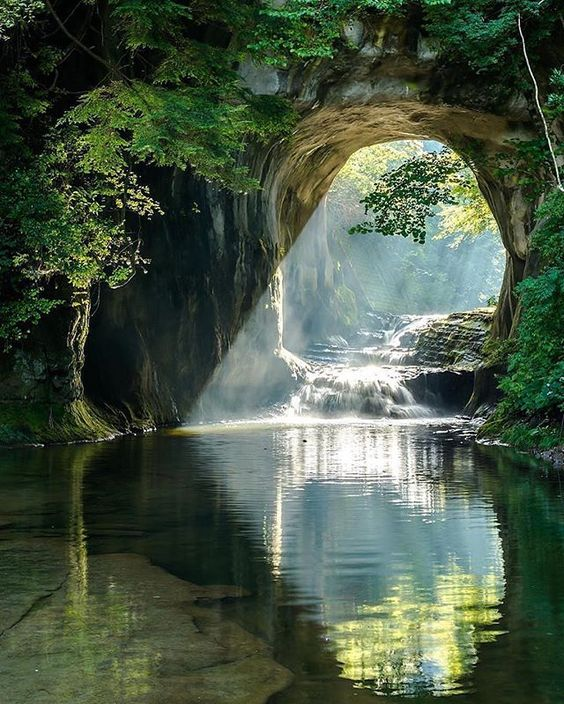
#> input picture nature.jpg, 564 x 704 px
$ python log_transformed.py
#> lines starting #> are read from the running program, lines starting #| are printed output that depends on the picture; after the words box and inside, x2 and y2 are one past the last pixel; in counts of white or black regions, pixels touching at a corner belong together
import cv2
import numpy as np

# Open the image.
img = cv2.imread('nature.jpg')
#> img is the input picture: shape (704, 564, 3); mean B, G, R 68.2, 86.4, 72.1

# Apply log transform.
c = 255/(np.log(1 + np.max(img)))
#> c = 45.99
log_transformed = c * np.log(1 + img)
#> log_transformed: shape (704, 564, 3) float16; 0.33% of the values are NaN or infinite; the others: min 0, max 255, mean 178.6

# Specify the data type.
log_transformed = np.array(log_transformed, dtype = np.uint8)
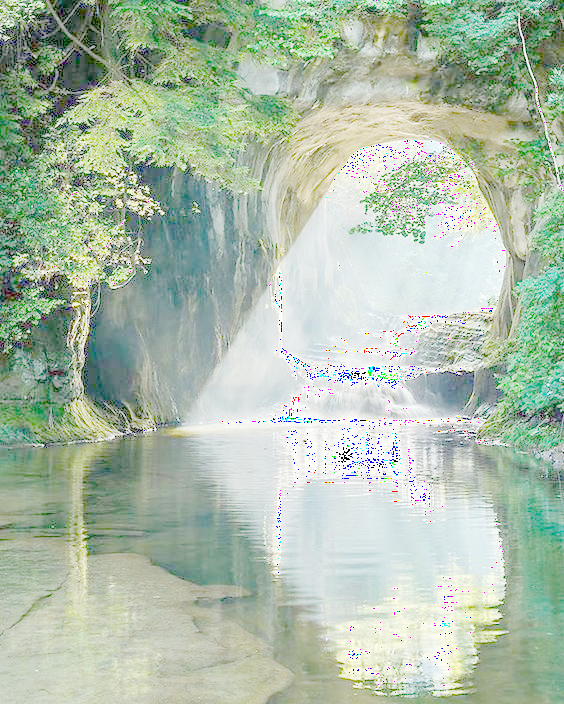
#> log_transformed: shape (704, 564, 3); mean B, G, R 170.4, 189.4, 172.9

font                   = cv2.FONT_HERSHEY_DUPLEX
bottomLeftCornerOfText = (10,100) #position of text
fontScale              = 1 #size of text
fontColor              = (255,255,255)
thickness              = 2 #width of text

cv2.putText(img,'Original',
    bottomLeftCornerOfText,
    font,
    fontScale,
    fontColor,
    thickness,)
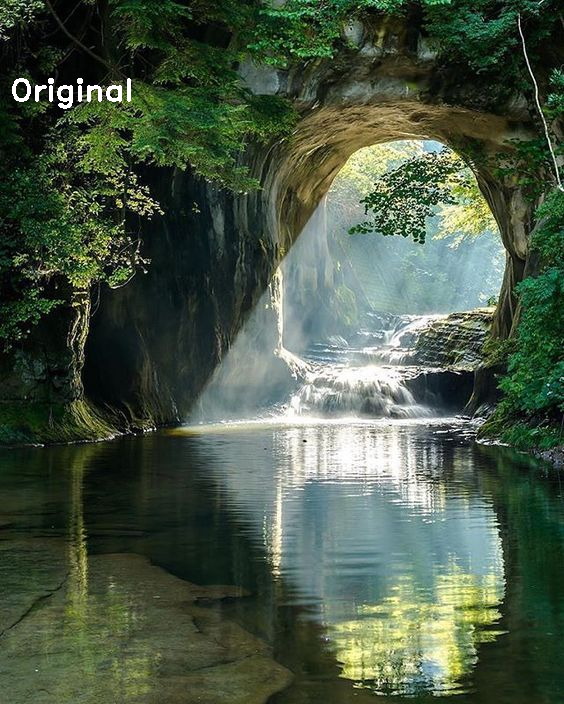
#> img: shape (704, 564, 3); 0.29% of pixels changed, all inside (x1, y1, x2, y2) = (12, 78, 131, 109)

cv2.putText(log_transformed,'log_transformed',
    bottomLeftCornerOfText,
    font,
    fontScale,
    (0,0,0),
    thickness,)
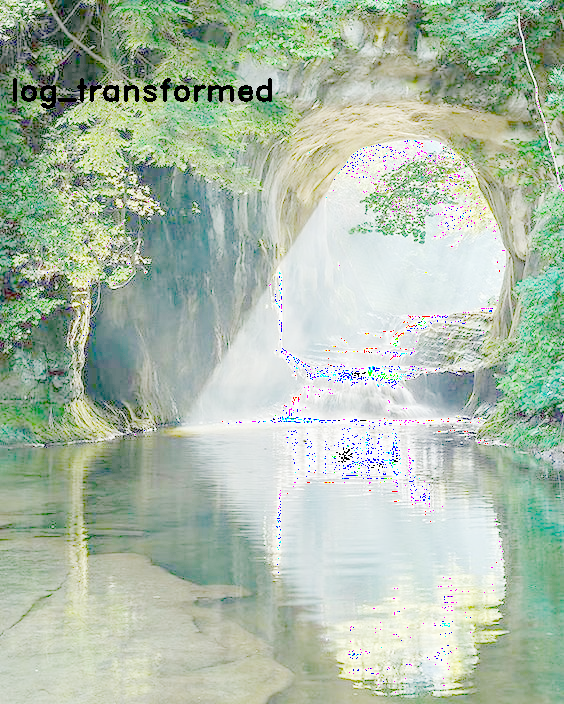
#> log_transformed: shape (704, 564, 3); 0.56% of pixels changed, all inside (x1, y1, x2, y2) = (13, 78, 272, 109)


# Horizontally concatenate the images
img_concat = cv2.hconcat([img,log_transformed ])        #Concat image
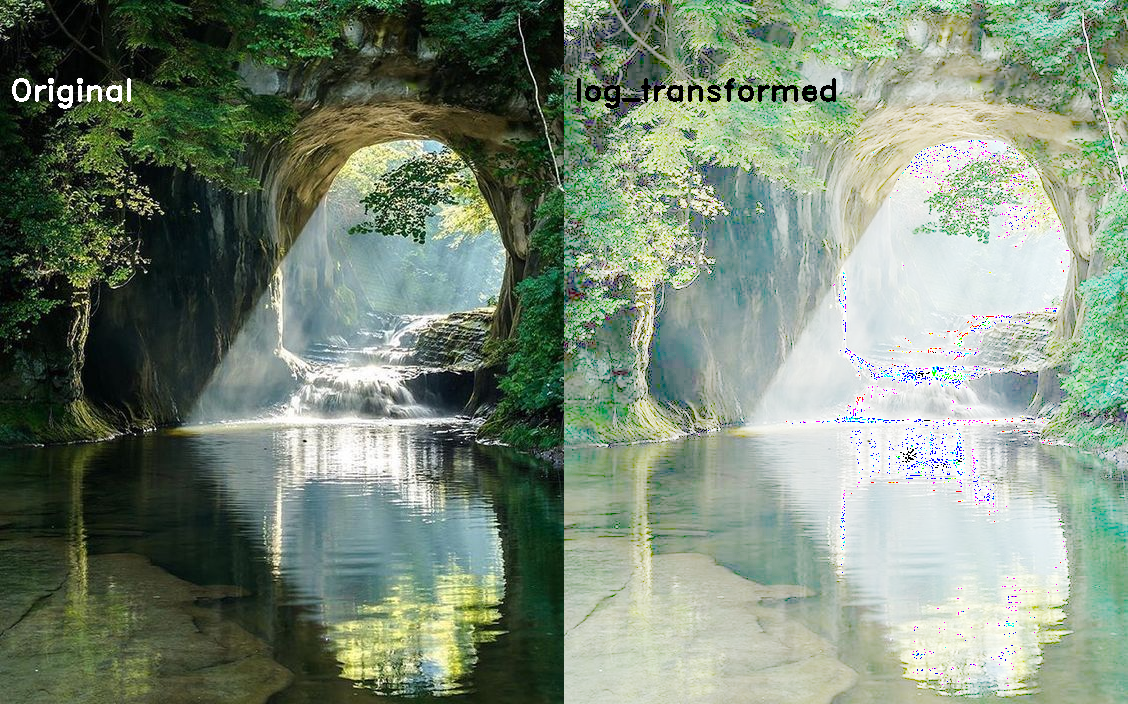
#> img_concat: shape (704, 1128, 3); mean B, G, R 119.3, 137.7, 122.4
imS = cv2.resize(img_concat, (1000, 500))               # Resize image
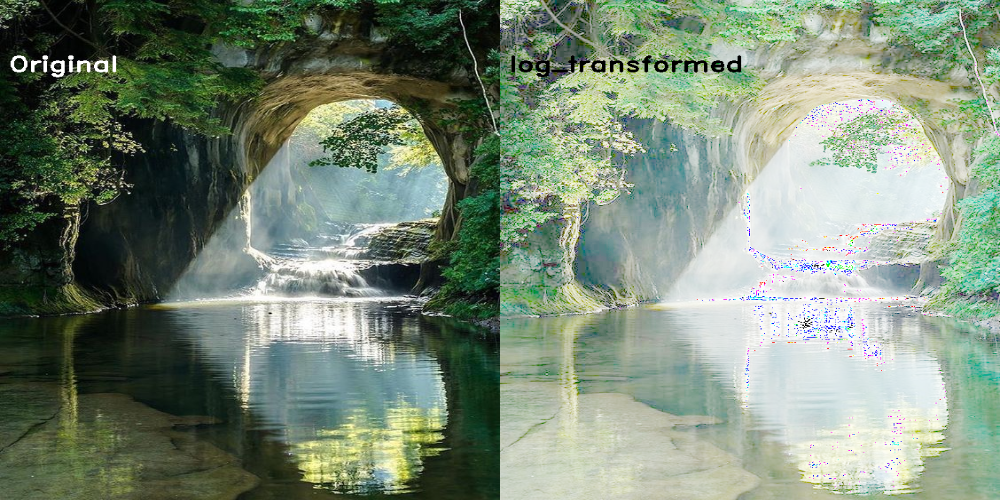
#> imS: shape (500, 1000, 3); mean B, G, R 119.2, 137.6, 122.3

#Save image
cv2.imwrite('log_transformed.jpg', img_concat)

# Display the concatenated image
cv2.imshow('a2',imS)
cv2.waitKey(0)
cv2.destroyAllWindows()
